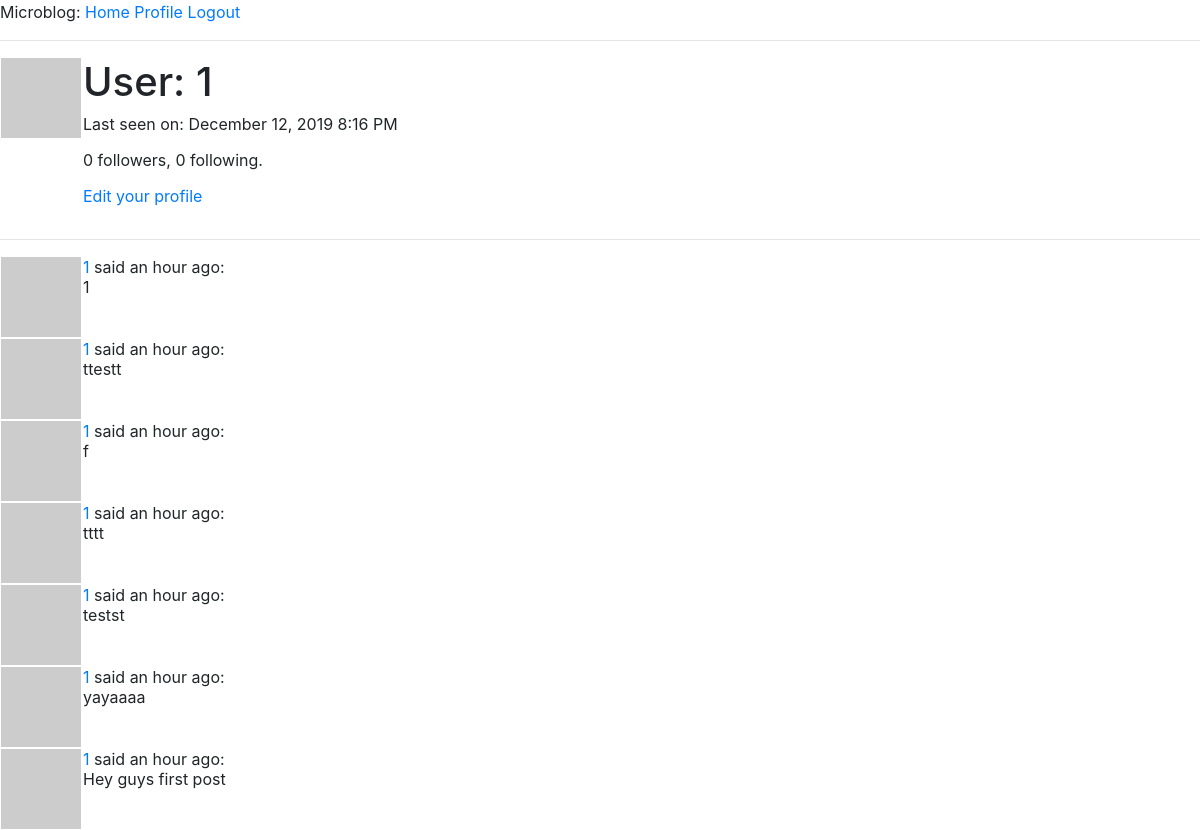
Page /user/1 (signed in) on the committed database.
### app/models.py (models this page shows, shortened)
class User(UserMixin, db.Model):
    id = db.Column(db.Integer, primary_key=True)
    username = db.Column(db.String(64), index=True, unique=True)
    email = db.Column(db.String(120), index=True, unique=True)
    password_hash = db.Column(db.String(128))
    posts = db.relationship('Post', backref='author', lazy='dynamic')
    about_me = db.Column(db.String(140))
    last_seen = db.Column(db.DateTime, default=datetime.utcnow)
    followed = db.relationship(
        'User', secondary=followers,
        primaryjoin=(followers.c.follower_id == id),
        secondaryjoin=(followers.c.followed_id == id),
        backref=db.backref('followers', lazy='dynamic'), lazy='dynamic')
    def avatar(self, size):
        digest = md5(self.email.lower().encode('utf-8')).hexdigest()
        return 'https://www.gravatar.com/avatar/{}?d=identicon&s={}'.format(
            digest, size)

class Post(db.Model):
    id = db.Column(db.Integer, primary_key=True)
    body = db.Column(db.String(140))
    timestamp = db.Column(db.DateTime, index=True, default=datetime.utcnow)
    user_id = db.Column(db.Integer, db.ForeignKey('user.id'))

### app/routes.py (the view)
@app.route('/user/<username>')
@login_required
def user(username):
    user = User.query.filter_by(username=username).first_or_404()
    page = request.args.get('page', 1, type=int)
    posts = user.posts.order_by(Post.timestamp.desc()).paginate(
        page, app.config['POSTS_PER_PAGE'], False)
    next_url = url_for('user', username=user.username, page=posts.next_num) \
        if posts.has_next else None
    prev_url = url_for('user', username=user.username, page=posts.prev_num) \
        if posts.has_prev else None
    return render_template('user.html', user=user, posts=posts.items,
                           next_url=next_url, prev_url=prev_url)

### app/models.py (called while the page is built)
@login.user_loader
def load_user(id):
    return User.query.get(int(id))

### app/routes.py (called while the page is built)
@app.before_request
def before_request():
    if current_user.is_authenticated:
        current_user.last_seen = datetime.utcnow()
        db.session.commit()

### app/templates/user.html (shortened to what this page needs)
{% extends "base.html" %}
{% block content %}
    <table>
        <tr valign="top">
            <td><img src="{{ user.avatar(128) }}"></td>
            <td>
                <h1>User: {{ user.username }}</h1>
                {% if user.last_seen %}<p>Last seen on: {{ moment(user.last_seen).format('LLL') }}</p>{% endif %}
                <p>{{ user.followers.count() }} followers, {{ user.followed.count() }} following.</p>
                {% if user == current_user %}
                <p><a href="{{ url_for('edit_profile') }}">Edit your profile</a></p>
                {% elif not current_user.is_following(user) %}
                <p><a href="{{ url_for('follow', username=user.username) }}">Follow</a></p>
                {% else %}
                <p><a href="{{ url_for('unfollow', username=user.username) }}">Unfollow</a></p>
                {% endif %}
            </td>
        </tr>
    </table>
    <hr>
    {% for post in posts %}
        {% include '_post.html' %}
    {% endfor %}
{% endblock %}

### app/templates/_post.html
<table>
        <tr valign="top">
            <td><img src="{{ post.author.avatar(36) }}"></td>
            <td>
                <a href="{{ url_for('user', username=post.author.username) }}">{{ post.author.username }}</a>
                said {{ moment(post.timestamp).fromNow() }}:
                <br>
                {{ post.body }}
            </td>
        </tr>
    </table>

### app/templates/base.html (style rules this page uses)
body { background-color: white; }

### rows in the picture
User: username "1", last_seen "December 12, 2019 8:16 PM"
Post: author.username "1", timestamp "an hour ago", body "1"
Post: author.username "1", timestamp "an hour ago", body "ttestt"
Post: author.username "1", timestamp "an hour ago", body "f"
Post: author.username "1", timestamp "an hour ago", body "tttt"
Post: author.username "1", timestamp "an hour ago", body "testst"
Post: author.username "1", timestamp "an hour ago", body "yayaaaa"
Post: author.username "1", timestamp "an hour ago", body "Hey guys first post"

### other values in the picture
{{ user.followers.count() }} "0"
{{ user.followed.count() }} "0"
